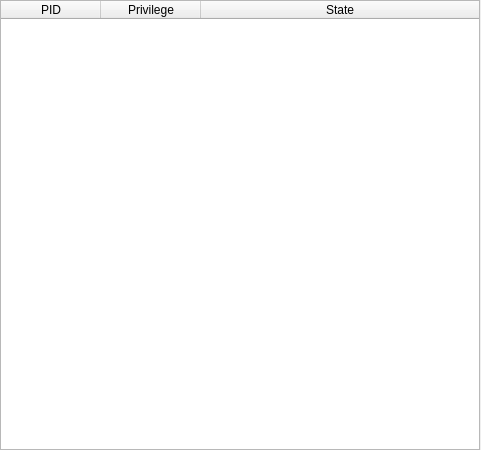
<?xml version="1.0" encoding="UTF-8"?>
<ui version="4.0">
 <class>qtDLGProcessPrivilegeClass</class>
 <widget class="QWidget" name="qtDLGProcessPrivilegeClass">
  <property name="geometry">
   <rect>
    <x>0</x>
    <y>0</y>
    <width>481</width>
    <height>450</height>
   </rect>
  </property>
  <property name="sizePolicy">
   <sizepolicy hsizetype="Expanding" vsizetype="Expanding">
    <horstretch>0</horstretch>
    <verstretch>0</verstretch>
   </sizepolicy>
  </property>
  <property name="contextMenuPolicy">
   <enum>Qt::DefaultContextMenu</enum>
  </property>
  <property name="windowTitle">
   <string>[ uintDebugger ] - Process Privileges</string>
  </property>
  <widget class="QWidget" name="verticalLayoutWidget">
   <property name="geometry">
    <rect>
     <x>0</x>
     <y>0</y>
     <width>480</width>
     <height>450</height>
    </rect>
   </property>
   <layout class="QVBoxLayout" name="verticalLayout">
    <item>
     <widget class="QTableWidget" name="tblProcPriv">
      <property name="contextMenuPolicy">
       <enum>Qt::CustomContextMenu</enum>
      </property>
      <property name="editTriggers">
       <set>QAbstractItemView::NoEditTriggers</set>
      </property>
      <property name="selectionBehavior">
       <enum>QAbstractItemView::SelectRows</enum>
      </property>
      <attribute name="horizontalHeaderStretchLastSection">
       <bool>true</bool>
      </attribute>
      <attribute name="verticalHeaderVisible">
       <bool>false</bool>
      </attribute>
      <attribute name="verticalHeaderDefaultSectionSize">
       <number>13</number>
      </attribute>
      <attribute name="verticalHeaderMinimumSectionSize">
       <number>13</number>
      </attribute>
      <column>
       <property name="text">
        <string>PID</string>
       </property>
      </column>
      <column>
       <property name="text">
        <string>Privilege</string>
       </property>
      </column>
      <column>
       <property name="text">
        <string>State</string>
       </property>
      </column>
     </widget>
    </item>
   </layout>
  </widget>
 </widget>
 <resources/>
 <connections/>
</ui>
